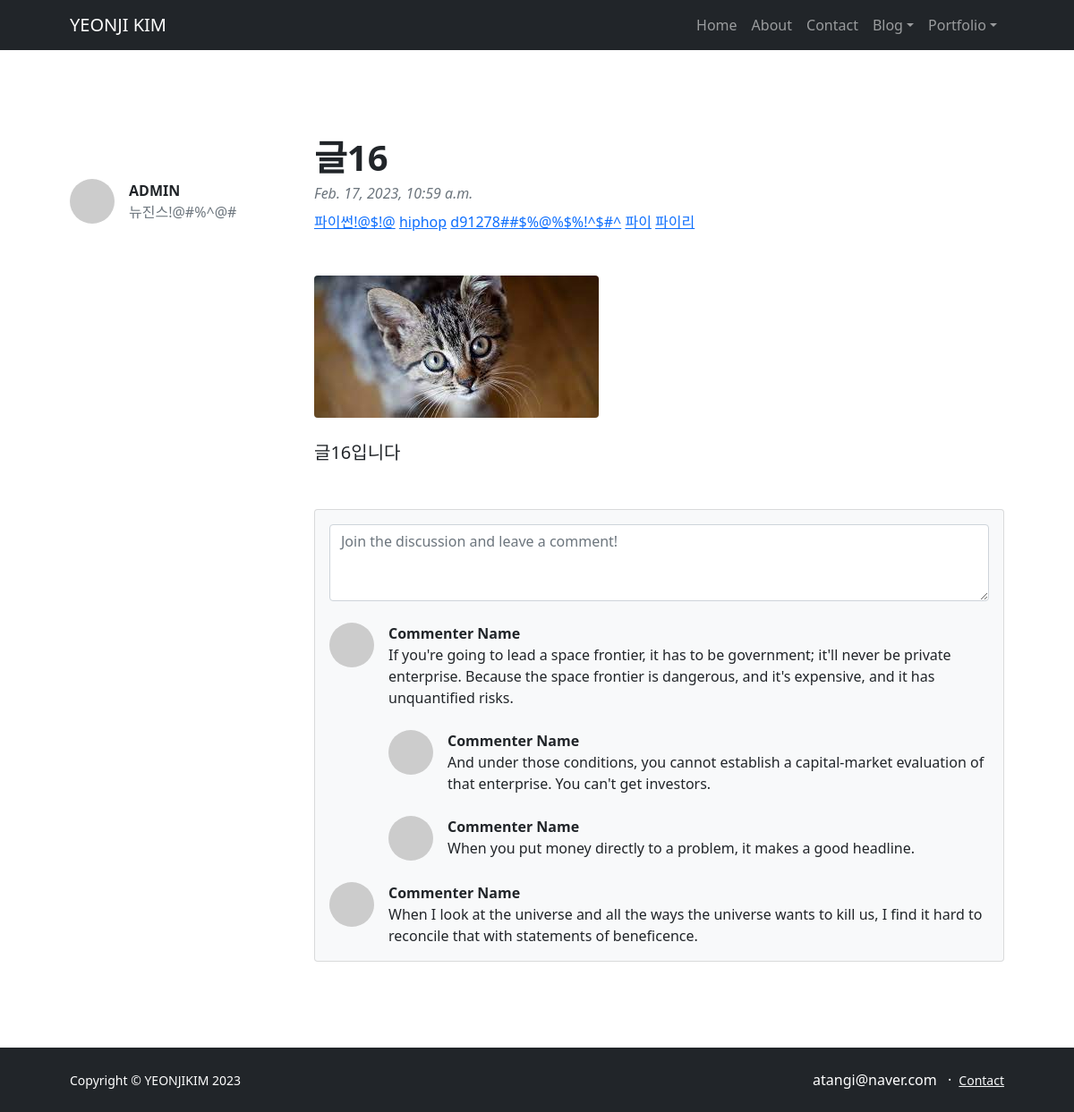
/blog/16/, run on the app's committed database.
### blog/models.py (models this page shows, shortened)
class Post(models.Model):
    title = models.CharField(max_length=50)
    content = models.TextField()
    header_img = models.ImageField(upload_to='blog/images/%Y/%m/%d/', blank=True)
    file_upload = models.FileField(upload_to='blog/files/%Y/%m/%d/', blank=True)
    created_at = models.DateTimeField(auto_now_add=True)  # 아예 값 자체가 지금 시간으로 입력되어 들어감(우리가 변경할 필요 없음)
    updated_at = models.DateTimeField(auto_now=True)  # 값을 변경할 수 있음. default 값으로 현재시간이 찍혀있음
    author = models.ForeignKey(User, on_delete=models.SET_NULL, null=True)
    category = models.ForeignKey(Category, on_delete=models.SET_NULL, null=True, blank=True)
    tag = models.ManyToManyField(Tag, blank=True)

class Category(models.Model):
    categoryName = models.CharField(max_length=30, unique=True)
    slug = models.SlugField(max_length=30, unique=True, allow_unicode=True)
    def __str__(self):
        return self.categoryName
    class Meta:
        verbose_name_plural = 'categories'

class Tag(models.Model):
    tagName = models.CharField(max_length=30, unique=True)
    slug = models.SlugField(max_length=30, unique=True, allow_unicode=True)
    def __str__(self):
        return self.tagName

### blog/views.py (the view)
# urls.py: path('<int:pk>/', views.PostDetail.as_view()),
class PostDetail(DetailView):  # post_detail 라고 생긴 template과 model을 조합합니다.
    model = Post
    def get_context_data(self, **kwargs): # 함수의 파라미터를 개수 안 정해서 k-v 순으로 만들어 보내겠다
        context = super(PostDetail, self).get_context_data(**kwargs)
        context['subject'] = context['object'].title
        return context

### blog/templates/blog/post_detail.html (shortened to what this page needs)
    {% extends 'blog/base.html' %}
    {% block page_area %}
            <section class="py-5">
                <div class="container px-5 my-5">
                    <div class="row gx-5">
                        <div class="col-lg-3">
                            <div class="d-flex align-items-center mt-lg-5 mb-4">
                                <img class="img-fluid rounded-circle" src="https://picsum.photos/50/50" alt="..." />
                                <div class="ms-3">
                                    <div class="fw-bold"> {{ post.author|upper }}</div>
                                    {% if post.category %}
                                    <div class="text-muted">{{ post.category }}</div>
                                    {% else %}
                                    <div class="text-muted">미분류</div>
                                    {% endif %}
                                </div>
                            </div>
                        </div>
                        <div class="col-lg-9">
                            <article>
                                <header class="mb-4">
                                    <h1 class="fw-bolder mb-1">{{ subject }}</h1>
                                    <div class="text-muted fst-italic mb-2">{{ post.created_at }}</div>
                                    {% if post.tag %}
                                    {% for ta in post.tag.all %}
                                        <a href="#" class="">{{ ta }}</a>
                                    {% endfor %}
                                    <br/>
                                    <br/>
                                {% endif %}
                                </header>
                                {% if post.header_img %}
                                <figure class="mb-4">
                                    <img class="img-fluid rounded" src="{{ post.header_img.url }}" alt="..." /></figure>
                                {% endif %}
                                <section class="mb-5">
                                    <p class="fs-5 mb-4"> {{ post.content }}</p>
                                </section>
                            </article>
                            <section>
                                <div class="card bg-light">
                                    <div class="card-body">
                                        <form class="mb-4"><textarea class="form-control" rows="3" placeholder="Join the discussion and leave a comment!"></textarea></form>
                                        <div class="d-flex mb-4">
                                            <div class="flex-shrink-0"><img class="rounded-circle" src="https://dummyimage.com/50x50/ced4da/6c757d.jpg" alt="..." /></div>
                                            <div class="ms-3">
                                                <div class="fw-bold">Commenter Name</div>
                                                If you're going to lead a space frontier, it has to be government; it'll never be private enterprise. Because the space frontier is dangerous, and it's expensive, and it has unquantified risks.
                                                <div class="d-flex mt-4">
                                                    <div class="flex-shrink-0"><img class="rounded-circle" src="https://dummyimage.com/50x50/ced4da/6c757d.jpg" alt="..." /></div>
                                                    <div class="ms-3">
                                                        <div class="fw-bold">Commenter Name</div>
                                                        And under those conditions, you cannot establish a capital-market evaluation of that enterprise. You can't get investors.
                                                    </div>
                                                </div>
                                                <div class="d-flex mt-4">
                                                    <div class="flex-shrink-0"><img class="rounded-circle" src="https://dummyimage.com/50x50/ced4da/6c757d.jpg" alt="..." /></div>
                                                    <div class="ms-3">
                                                        <div class="fw-bold">Commenter Name</div>
                                                        When you put money directly to a problem, it makes a good headline.
                                                    </div>
                                                </div>
                                            </div>
                                        </div>
                                        <div class="d-flex">
                                            <div class="flex-shrink-0"><img class="rounded-circle" src="https://dummyimage.com/50x50/ced4da/6c757d.jpg" alt="..." /></div>
                                            <div class="ms-3">
                                                <div class="fw-bold">Commenter Name</div>
                                                When I look at the universe and all the ways the universe wants to kill us, I find it hard to reconcile that with statements of beneficence.
                                            </div>
                                        </div>
                                    </div>
                                </div>
                            </section>
                        </div>
                    </div>
                </div>
            </section>
        </main>
   {% endblock %}

### data on the page
Post: author "ADMIN", category "뉴진스!@#%^@#", title "글16", created_at "Feb. 17, 2023, 10:59 a.m.", header_img (picture), content "글16입니다"
Tag: tagName "파이썬!@$!@"
Tag: tagName "hiphop"
Tag: tagName "d91278##$%@%$%!^$#^"
Tag: tagName "파이"
Tag: tagName "파이리"
